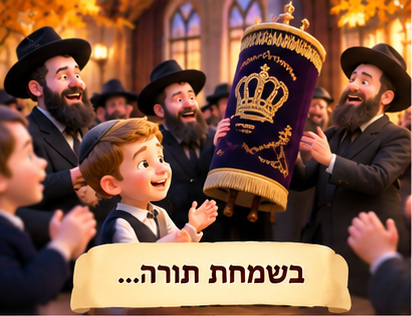
#> input picture kislev-clip/assets/panels/g01.png, 412 x 316 px, given in place of g01.png.png, which was not available
$ python -i render.py   (imports and definitions only)
#> lines starting #> are read from the running program, lines starting #| are printed output that depends on the picture; after the words box and inside, x2 and y2 are one past the last pixel; in counts of white or black regions, pixels touching at a corner belong together
### kislev-clip/tools/timeline.py
# -*- coding: utf-8 -*-
"""
Shot list for the Rosh Chodesh Kislev 5738 clip – version 2, built on the
20-panel storyboard (assets/source/storyboard-20-v4.png – realistic, white Torah mantles in panel 02; panels n01–n20).
Panel 16 in the storyboard is the slot for the real photo of the Rebbe; the
clip uses the real black-and-white photo (real_clean) there.

Song analysis (song.mp3, 3:18, tools/analyze_song.py):
  * Tempo 130 BPM (one beat = 0.4615 s, first beat at 0.455 s).
  * The arrangement plays twice: pass 2 starts 93.5 s after pass 1.
  * Section boundaries in pass 1: 7.5 / 14 / 34.5 / 42 / 53.5 / 66.5 / 75.5 / 83 / 90.5.
  * Fixed point from the brief: at 0:56, "יצא הרבי מחדרו פעם ראשונה",
    the real black-and-white photo appears.

Every shot starts on the nearest beat (b()). To move a shot, change its time
here and run tools/render.py again.

Fields:
  t     start time in seconds
  src   image name under assets/panels (upscaled versions in panels_hd are used)
  mode  'full'  = 16:9 window moving across the panel (Ken Burns)
        'frame' = whole panel in a frame on a blurred background
        'card'  = closing text card
  a, b  start / end window: (cx, cy, w) for 'full', (cx, cy, zoom) for 'frame'
  grade warm / cool / gold / none
  fx    leaves, sparkle, pulse (on the beat), glow
  tin   crossfade into this shot (seconds), or 'white' = through white light
  text  optional caption drawn over the shot
  lyric which line of the song the shot carries (documentation only)
"""

BPM = 130.02
BEAT = 60.0 / BPM
PHASE = 0.455
PASS = 93.5
PHOTO_T = 56.0


def b(t):
    n = round((t - PHASE) / BEAT)
    return round(PHASE + n * BEAT, 3)


def S(t, src, mode, a, b_, grade="warm", fx=(), tin=0.6, lyric="", text=None):
    return dict(t=t, src=src, mode=mode, a=a, b=b_, grade=grade, fx=set(fx), tin=tin, lyric=lyric, text=text)


WIDE = (0.5, 0.5, 0.9)   # the whole panel (panels are wider than 16:9)


def one_pass(o, v):
    sh = []
    add = sh.append
    # ---- intro ----
    if v == 0:
        add(S(0.0, "n01", "full", WIDE, (0.60, 0.45, 0.58), "warm", ("leaves", "glow"), 0, "פתיחה – 770 בערב"))
    else:
        add(S(o, "n20", "full", (0.5, 0.45, 0.9), (0.50, 0.38, 0.60), "warm", ("leaves", "glow"), 1.2, "פתיחה – 770, החזרה"))
    # ---- verse 1 ----
    if v == 0:
        add(S(b(o + 7.5), "n02", "full", (0.34, 0.50, 0.72), (0.62, 0.50, 0.68), "warm", ("pulse", "glow"), 0.8, "בשמחת תורה באמצע הקפות"))
        add(S(b(o + 11.1), "n03", "full", WIDE, (0.36, 0.45, 0.64), "warm", ("pulse",), 0.5, "(הילד ואביו מוחאים כפיים)"))
    else:
        add(S(b(o + 7.5), "n03", "full", (0.62, 0.40, 0.62), (0.40, 0.45, 0.80), "warm", ("pulse", "glow"), 0.8, "בשמחת תורה באמצע הקפות"))
        add(S(b(o + 11.1), "n02", "frame", (0.5, 0.5, 1.0), (0.45, 0.48, 1.07), "warm", ("pulse",), 0.5, "(ריקודים עם ספרי התורה)"))
    add(S(b(o + 14.25), "n06", "full", WIDE, (0.40, 0.45, 0.60), "cool", (), 1.0, "לפתע הרבי בליבו"))
    if v == 0:
        add(S(b(o + 21.0), "n05", "full", WIDE, (0.56, 0.45, 0.68), "cool", (), 0.7, "כל החסידים היו מאוד עצובים (האב מרגיע את הילד)"))
        add(S(b(o + 24.5), "n06", "full", (0.75, 0.45, 0.55), (0.70, 0.42, 0.48), "cool", (), 0.6, "(חסידים מודאגים)"))
    else:
        add(S(b(o + 21.0), "n06", "frame", (0.5, 0.5, 1.0), (0.42, 0.46, 1.08), "cool", (), 0.7, "כל החסידים היו מאוד עצובים"))
        add(S(b(o + 24.5), "n05", "full", (0.62, 0.42, 0.55), (0.66, 0.42, 0.46), "cool", (), 0.6, "(הילד מביט באביו)"))
    add(S(b(o + 27.75), "n04", "full", WIDE, (0.72, 0.40, 0.60), "cool", (), 0.7, "רוצים את הרבי במהרה לראות"))
    add(S(b(o + 31.4), "n11", "full", WIDE, (0.56, 0.52, 0.55), "cool", ("leaves",), 0.6, "(חלונות 770)"))
    # ---- chorus ----
    add(S(b(o + 34.5), "n08", "full", WIDE, (0.55, 0.55, 0.68), "warm", ("glow",), 0.6, "כולם מתפללים לרפואתו"))
    add(S(b(o + 38.6), "n10", "full", (0.40, 0.50, 0.85), (0.62, 0.45, 0.58), "warm", ("glow",), 0.6, "מתי נראה אותו בתפילתו (מקומו של הרבי)"))
    add(S(b(o + 42.3), "n12", "full", WIDE, (0.45, 0.50, 0.68), "warm", ("leaves",), 0.6, "כולם מחכים לרבי שיבוא"))
    q = b(o + 46.6)
    cuts = [("n07", WIDE, (0.50, 0.58, 0.62)),
            ("n09", WIDE, (0.50, 0.45, 0.70)),
            ("n05", (0.68, 0.45, 0.55), (0.70, 0.45, 0.46)),
            ("n04", (0.25, 0.45, 0.55), (0.25, 0.42, 0.46))]
    if v == 1:
        cuts = [("n09", (0.40, 0.50, 0.70), (0.50, 0.45, 0.60)),
                ("n07", (0.50, 0.45, 0.70), (0.50, 0.40, 0.55)),
                ("n04", (0.75, 0.40, 0.55), (0.75, 0.38, 0.46)),
                ("n12", (0.66, 0.58, 0.55), (0.68, 0.58, 0.46))]
    for i, (src, a, bb) in enumerate(cuts):
        add(S(round(q + i * 3 * BEAT, 3), src, "full", a, bb, "warm", ("pulse",), 0.12, "מתי, מתי, עד מתי"))
    # ---- verse 2: the miracle ----
    add(S(b(o + 51.6), "n13", "full", (0.40, 0.48, 0.75), (0.38, 0.42, 0.55), "gold", ("glow", "sparkle"), 0.5, "בראש חודש כסלו קרה הנס", "ראש חודש כסלו"))
    add(S(b(o + 53.6), "n15", "full", WIDE, (0.52, 0.56, 0.36), "gold", ("glow",), 0.5, "(המצלמה מתקרבת לדלת 770)"))
    # THE REAL PHOTO (storyboard panel 16)
    p = 55.83 if v == 0 else b(o + PHOTO_T)
    add(S(p, "real_clean", "full", (0.50, 0.50, 1.00), (0.52, 0.44, 0.82), "none", (), "white", "יצא הרבי מחדרו פעם ראשונה – התמונה האמיתית"))
    add(S(b(p + 4.1), "real_clean", "full", (0.52, 0.44, 0.82), (0.50, 0.50, 1.00), "none", (), 0.0, "(התמונה האמיתית – תנועה חזרה)"))
    add(S(b(o + 63.5), "n14", "full", WIDE, (0.60, 0.50, 0.68), "warm", ("sparkle", "glow"), 0.9, "אל החסידים משבע מאות שבעים"))
    add(S(b(o + 66.6), "n20", "full", WIDE, (0.50, 0.40, 0.62), "warm", ("leaves", "sparkle"), 0.6, "(ההמון מול 770)"))
    if v == 0:
        add(S(b(o + 69.5), "n17", "full", WIDE, (0.36, 0.45, 0.68), "warm", ("sparkle", "pulse"), 0.6, "כולם כל כך שמחים, שרים ורוקדים"))
        add(S(b(o + 72.6), "n18", "full", (0.38, 0.50, 0.80), (0.62, 0.50, 0.80), "warm", ("sparkle", "pulse"), 0.5, "שרים ורוקדים"))
    else:
        add(S(b(o + 69.5), "n18", "full", (0.62, 0.50, 0.80), (0.40, 0.50, 0.80), "warm", ("sparkle", "pulse"), 0.6, "כולם כל כך שמחים, שרים ורוקדים"))
        add(S(b(o + 72.6), "n17", "frame", (0.5, 0.5, 1.0), (0.42, 0.46, 1.08), "warm", ("sparkle", "pulse"), 0.5, "שרים ורוקדים"))
    # ---- chorus (joyful, after the miracle) ----
    add(S(b(o + 75.6), "n19", "full", WIDE, (0.50, 0.45, 0.68), "warm", ("sparkle", "pulse", "leaves"), 0.6, "פזמון – ריקוד הילדים"))
    add(S(b(o + 79.3), "n08", "full", (0.55, 0.50, 0.75), (0.50, 0.50, 0.85), "gold", ("glow",), 0.6, "פזמון – מתי נראה אותו בתפילתו (תהילים – זיכרון חמים)"))
    add(S(b(o + 83.0), "n12" if v == 0 else "n20", "full", WIDE, (0.48, 0.48, 0.70) if v == 0 else (0.55, 0.42, 0.62), "warm", ("leaves", "sparkle"), 0.6, "פזמון – כולם מחכים לרבי (770)"))
    q = b(o + 86.6)
    joy = [("n17", (0.38, 0.45, 0.62), (0.36, 0.43, 0.52)),
           ("n18", (0.50, 0.50, 0.70), (0.55, 0.48, 0.60)),
           ("n19", (0.50, 0.48, 0.70), (0.50, 0.45, 0.58)),
           ("n14", (0.62, 0.48, 0.62), (0.64, 0.46, 0.52))]
    if v == 1:
        joy = joy[2:] + joy[:2]
    for i, (src, a, bb) in enumerate(joy):
        add(S(round(q + i * 4 * BEAT, 3), src, "full", a, bb, "warm", ("pulse", "sparkle"), 0.12, "פזמון – מתי, מתי (שמחה)"))
    return sh


def build():
    shots = one_pass(0.0, 0) + one_pass(PASS, 1)
    shots = [s for s in shots if s["t"] < b(183.5)]
    shots.append(S(b(183.5), "n20", "full", (0.5, 0.42, 0.62), (0.5, 0.48, 0.9), "warm", ("leaves", "sparkle", "glow"), 0.9,
                   "סיום – 770 בשמחה", "ראש חודש כסלו\nיום של הודיה ושמחה!"))
    shots = sorted(shots, key=lambda s: s["t"])
    return add_camera_moves(shots)


def add_camera_moves(shots):
    """Camera language (inspired by the movements in the reference video):
    slow push-ins with a gentle roll, hand-held drift on every shot, a focus pull
    into the prayer shots, an orbit-like roll on the dancing, whip-pans on the quick cuts."""
    for s in shots:
        if s["mode"] != "full" or s["src"] == "real_clean":
            continue
        if s["tin"] == 0.12:                       # quick cuts -> whip pan
            s["fx"].add("whip"); s["tin"] = 0.28
            s["roll"] = (-1.2, 1.2) if int(s["t"] / BEAT) % 2 else (1.2, -1.2)
        elif s["grade"] == "cool":                 # worry: slow uneasy roll settling
            s["roll"] = (-1.5, 0.0)
        elif "pulse" in s["fx"] and "sparkle" in s["fx"]:   # joy: orbiting camera
            s["roll"] = (2.0, -2.0); s["hand"] = 1.6
        elif s["src"] == "n15":                    # push into the 770 door
            s["roll"] = (0.0, 2.5)
        elif "glow" in s["fx"] and s["src"] in ("n08", "n10", "n13"):
            s["fx"].add("focus"); s["roll"] = (0.8, -0.4)
        elif s["src"] in ("n01", "n20", "n11", "n12"):
            s["roll"] = (-0.8, 0.4)                # crane / establishing
        else:
            s["roll"] = (0.6, -0.6)
    return shots


END = 198.0
TITLE = ("ראש חודש כסלו תשל״ח", "סיפור של תפילה, ציפייה ונס")
TITLE_T = (1.2, 6.9)
CARD_BG = "n20"

# [4 lines that do not run on import are left out]

### kislev-clip/tools/render.py
# -*- coding: utf-8 -*-
"""
Renders the clip: kislev-clip/dist/rosh-chodesh-kislev-clip.mp4

  python3 kislev-clip/tools/render.py            # full render (4 processes)
  python3 kislev-clip/tools/render.py --preview 50 66   # quick render of one range

Each frame is built from the storyboard panels (assets/panels, upscaled 4x
into assets/panels_hd), following the shot list in timeline.py. The real photo
of the Rebbe (real_clean / real_panel) is only resized, never retouched or
colour-graded, and no effects are drawn over it.
"""
import os, sys, math, subprocess, argparse
import numpy as np
from PIL import Image, ImageDraw, ImageFilter, ImageFont

HERE = os.path.dirname(os.path.abspath(__file__))
ROOT = os.path.dirname(HERE)
sys.path.insert(0, HERE)
import timeline as TL

W, H, FPS = 1920, 1080, 25
PANELS = os.path.join(ROOT, "assets", "panels")
HD = os.path.join(ROOT, "assets", "panels_hd")
FONT_TITLE = os.path.join(ROOT, "assets", "fonts", "FrankRuhlLibre-Hebrew-900.woff2")
FONT_SUB = os.path.join(ROOT, "assets", "fonts", "Heebo-Hebrew-700.woff2")
AUDIO = os.path.join(ROOT, "assets", "song.mp3")
REAL = {"real_clean", "real_panel"}

# ------------------------------------------------------------------ helpers
def ease(x):
    x = min(1.0, max(0.0, x))
    return x * x * (3 - 2 * x)

def ease_io(x):
    x = min(1.0, max(0.0, x))
    return 0.5 - 0.5 * math.cos(math.pi * x)

def lerp(a, b, t):
    return tuple(a[i] + (b[i] - a[i]) * t for i in range(len(a)))

_cache = {}
def load(name):
    if name in _cache:
        return _cache[name]
    hd = os.path.join(HD, name + ".png")
    lo = os.path.join(PANELS, name + ".png")
    if name in REAL or not os.path.exists(hd):
        im = Image.open(lo).convert("RGB")
        if name not in REAL:
            im = im.resize((im.width * 4, im.height * 4), Image.LANCZOS)
        else:  # real photo: plain resize only (no AI upscaling)
            im = im.resize((im.width * 2, im.height * 2), Image.LANCZOS)
    else:
        im = Image.open(hd).convert("RGB")
        im = im.filter(ImageFilter.UnsharpMask(radius=2, percent=40, threshold=2))
    _cache[name] = im
    return im

def to_np(im):
    return np.asarray(im, dtype=np.float32) / 255.0

# vignette
_yy, _xx = np.mgrid[0:H, 0:W].astype(np.float32)
_r = np.sqrt(((_xx - W / 2) / (W / 2)) ** 2 + ((_yy - H / 2) / (H / 2)) ** 2)
VIGNETTE = (1.0 - 0.38 * np.clip((_r - 0.55) / 0.85, 0, 1) ** 1.6)[..., None]

rng = np.random.default_rng(7)
GRAIN = [rng.normal(0, 1, (H // 2, W // 2)).astype(np.float32) for _ in range(6)]

# ------------------------------------------------------------------ framed panel
_frame_cache = {}
def frame_assets(name):
    if name in _frame_cache:
        return _frame_cache[name]
    im = load(name)
    ar = im.width / im.height
    ph = 980
    pw = int(round(ph * ar))
    if pw > 1800:
        pw = 1800; ph = int(round(pw / ar))
    # blurred background (covers frame with margin for drift)
    bw, bh = int(W * 1.12), int(H * 1.12)
    s = max(bw / im.width, bh / im.height)
    bg = im.resize((int(im.width * s) + 1, int(im.height * s) + 1), Image.BILINEAR)
    bg = bg.crop(((bg.width - bw) // 2, (bg.height - bh) // 2, (bg.width - bw) // 2 + bw, (bg.height - bh) // 2 + bh))
    bg = bg.resize((bw // 4, bh // 4), Image.BILINEAR).filter(ImageFilter.GaussianBlur(10)).resize((bw, bh), Image.BILINEAR)
    bg = to_np(bg) * 0.42
    # rounded mask + shadow
    rad = 22
    m = Image.new("L", (pw, ph), 0)
    ImageDraw.Draw(m).rounded_rectangle((0, 0, pw - 1, ph - 1), rad, fill=255)
    mask = to_np(m)[..., None]
    sh = Image.new("L", (W, H), 0)
    x0, y0 = (W - pw) // 2, (H - ph) // 2
    ImageDraw.Draw(sh).rounded_rectangle((x0 - 6, y0 + 10, x0 + pw + 6, y0 + ph + 22), rad, fill=200)
    sh = to_np(sh.filter(ImageFilter.GaussianBlur(26)))[..., None]
    border = Image.new("L", (pw, ph), 0)
    ImageDraw.Draw(border).rounded_rectangle((1, 1, pw - 2, ph - 2), rad, outline=255, width=3)
    border = to_np(border)[..., None]
    _frame_cache[name] = (im, pw, ph, x0, y0, bg, mask, sh, border)
    return _frame_cache[name]

# [63 lines left out: functions render_frame_mode, handheld, render_full_mode, not called in this run]

_banner = {}
# [17 lines left out: function render_banner, not called in this run]

_card = {}
_title = {}
# [36 lines left out: functions render_card, grade, not called in this run]

def leaf_sprites():
    sprites = []
    cols = [(214, 110, 30), (235, 150, 40), (190, 70, 25), (240, 185, 60), (170, 60, 20), (225, 128, 35)]
    for i, c in enumerate(cols):
        s = 64
        im = Image.new("RGBA", (s, s), (0, 0, 0, 0))
        d = ImageDraw.Draw(im)
        pts = []
        for k in range(10):
            ang = math.pi * 2 * k / 10 - math.pi / 2
            r = (s * 0.46) if k % 2 == 0 else (s * 0.24)
            if k in (4, 6):
                r *= 0.8
            pts.append((s / 2 + r * math.cos(ang), s / 2 + r * math.sin(ang) * 0.9))
        d.polygon(pts, fill=c + (235,))
        d.line([(s / 2, s / 2), (s / 2, s * 0.95)], fill=(c[0] // 2, c[1] // 2, c[2] // 3, 230), width=2)
        sprites.append(im.filter(ImageFilter.GaussianBlur(0.6)))
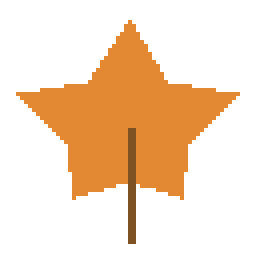
#> im: PIL image 64x64 RGBA (shown 4 times larger); mean R, G, B, A 63.6, 36.2, 9.8, 68; transparent parts drawn white
#> after the loop, sprites = 6 items
    return sprites

LEAVES = leaf_sprites()
#> LEAVES = 6 items
LEAF_SEEDS = np.random.default_rng(3).random((34, 6))
SPARK_SEEDS = np.random.default_rng(5).random((60, 5))

# [38 lines left out: functions draw_leaves, sparkle_layer, glow_layer, not called in this run]

# ------------------------------------------------------------------ composition
SHOTS = TL.build()
BEATS = np.arange(TL.PHASE, TL.END, TL.BEAT)

# [85 lines left out: functions shot_window, beat_pulse, hblur, render_shot, active, title_overlay, not called in this run]

_caps = {}
# [127 lines left out: functions caption_layer, compose, render_range, main, not called in this run]

# [2 lines not run here, left out]

>>> result = frame_assets('../assets/panels/g01.png')
#> in load, im is the input picture: PIL image 412x316 RGB; mean R, G, B 125.8, 88, 67.4
#> in frame_assets, `bg = bg.resize((bw // 4, bh // 4), Image.BILINEAR).filter(ImageFilter...`:
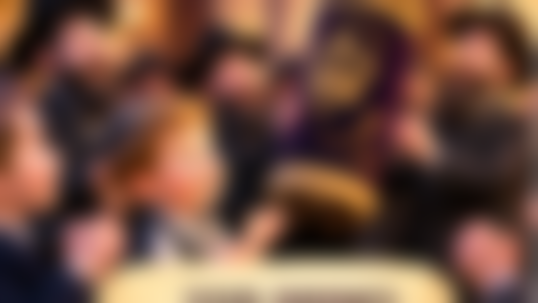
#> bg: PIL image 2150x1209 RGB (shown at 1/4 size); mean R, G, B 114.5, 79, 64
#> in frame_assets, `bg = to_np(bg) * 0.42`:
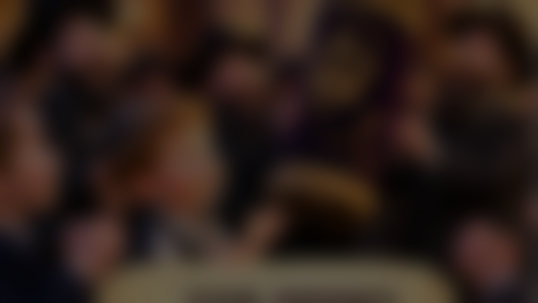
#> bg: shape (1209, 2150, 3) float32 (shown at 1/4 size); mean R, G, B 0.188, 0.13, 0.105
#> in frame_assets, `ImageDraw.Draw(m).rounded_rectangle((0, 0, pw - 1, ph - 1), rad, fill=..`:
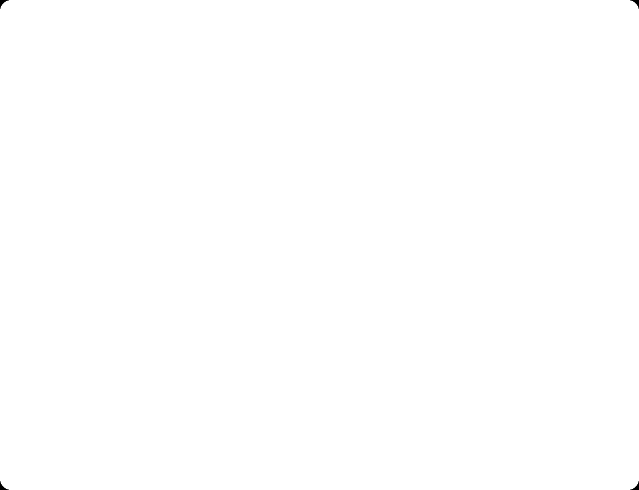
#> m: PIL image 1278x980 L (shown at 1/2 size); 100% white; 4 black regions, box (x1, y1, x2, y2) and area: (0, 0, 18, 18) 111, (1260, 0, 1278, 18) 111, (0, 962, 18, 980) 111, (1260, 962, 1278, 980) 111
#> in frame_assets, `ImageDraw.Draw(sh).rounded_rectangle((x0 - 6, y0 + 10, x0 + pw + 6, y0..`:
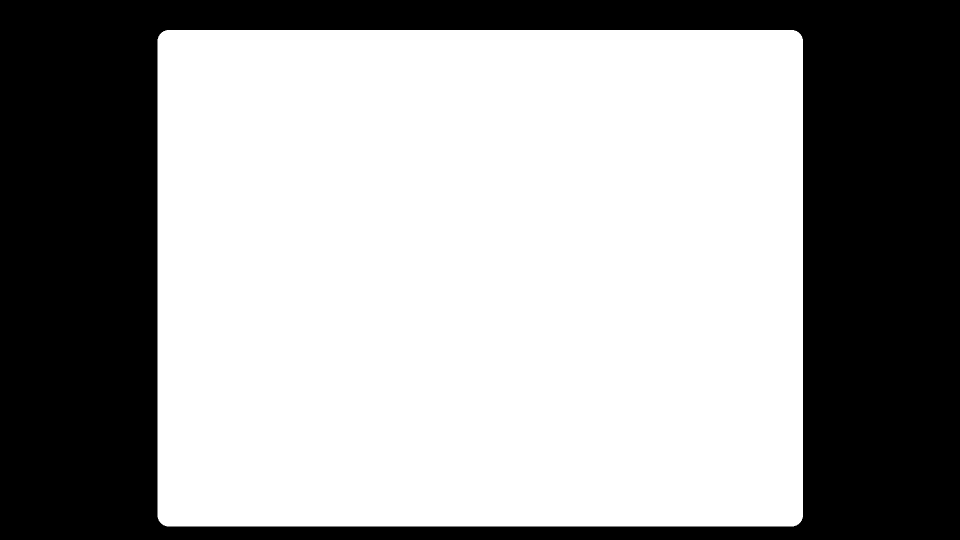
#> sh: PIL image 1920x1080 L (shown at 1/2 size); values 0 (black) and 200 (white), 61.8% white; 1 black region, box (x1, y1, x2, y2) and area: (0, 0, 1920, 1080) 792081
#> in to_np (call 3), `return np.asarray(im, dtype=np.float32) / 255.0`:
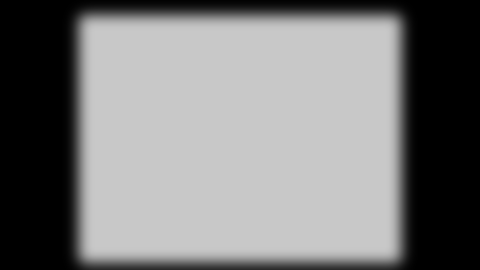
#> returned value: shape (1080, 1920) float32 (shown at 1/4 size); min 0, max 0.784, mean 0.484
#> in frame_assets, `ImageDraw.Draw(border).rounded_rectangle((1, 1, pw - 2, ph - 2), rad, ..`:
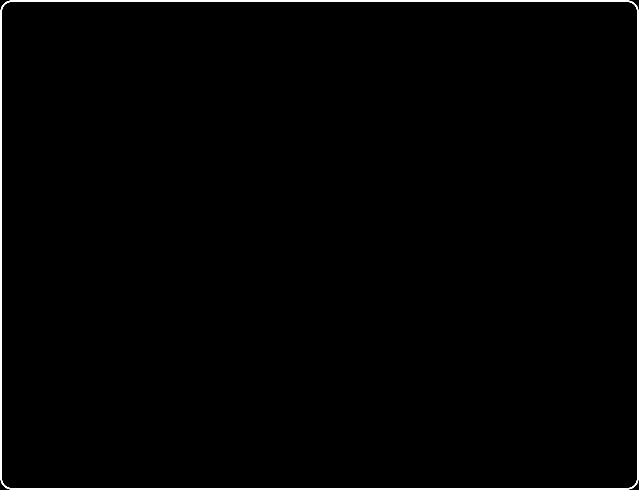
#> border: PIL image 1278x980 L (shown at 1/2 size); 1.1% white; 1 white region, box (x1, y1, x2, y2) and area: (1, 1, 1277, 979) 13364
#> result = 9 items

$ run again, on kislev-clip/assets/panels/g05.png
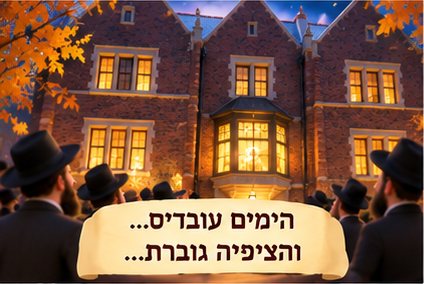
#> input picture kislev-clip/assets/panels/g05.png, 424 x 284 px, given in place of g05.png.png, which was not available
#> after the loop in leaf_sprites, `for i, c in enumerate(cols):`: sprites = 6 items
#> in load, im is the input picture: PIL image 424x284 RGB; mean R, G, B 122.8, 87.5, 65.6
#> in frame_assets, `ImageDraw.Draw(sh).rounded_rectangle((x0 - 6, y0 + 10, x0 + pw + 6, y0..`:
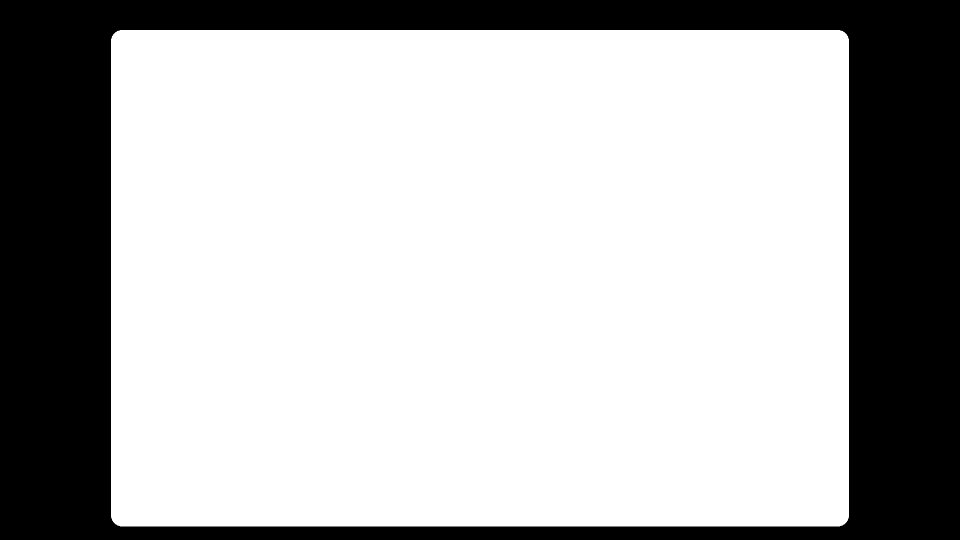
#> sh: PIL image 1920x1080 L (shown at 1/2 size); values 0 (black) and 200 (white), 70.7% white; 1 black region, box (x1, y1, x2, y2) and area: (0, 0, 1920, 1080) 608376
#> in to_np (call 3), `return np.asarray(im, dtype=np.float32) / 255.0`:
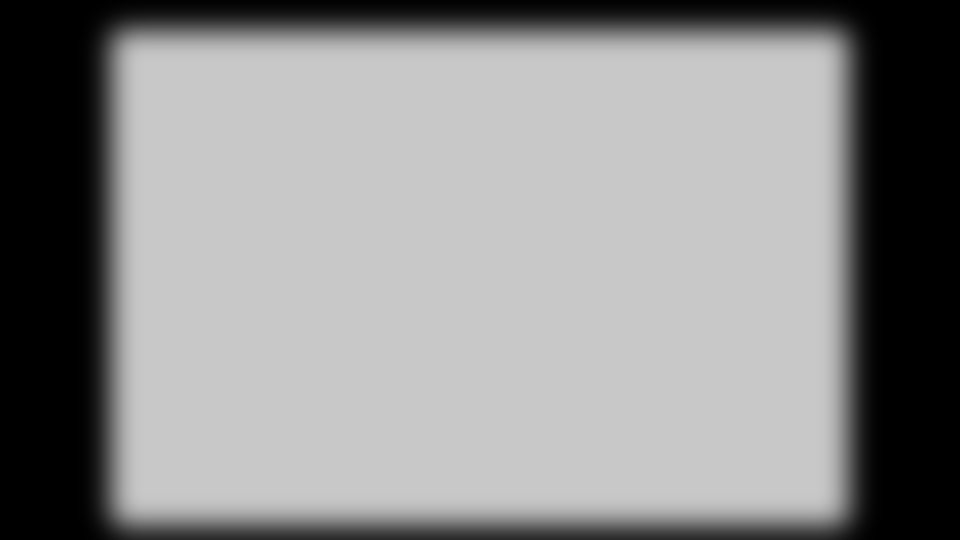
#> returned value: shape (1080, 1920) float32 (shown at 1/2 size); min 0, max 0.784, mean 0.553
#> border: PIL image 1463x980 L; 1% white; 1 white region, box (x1, y1, x2, y2) and area: (1, 1, 1462, 979) 14474
#> result = 9 items
